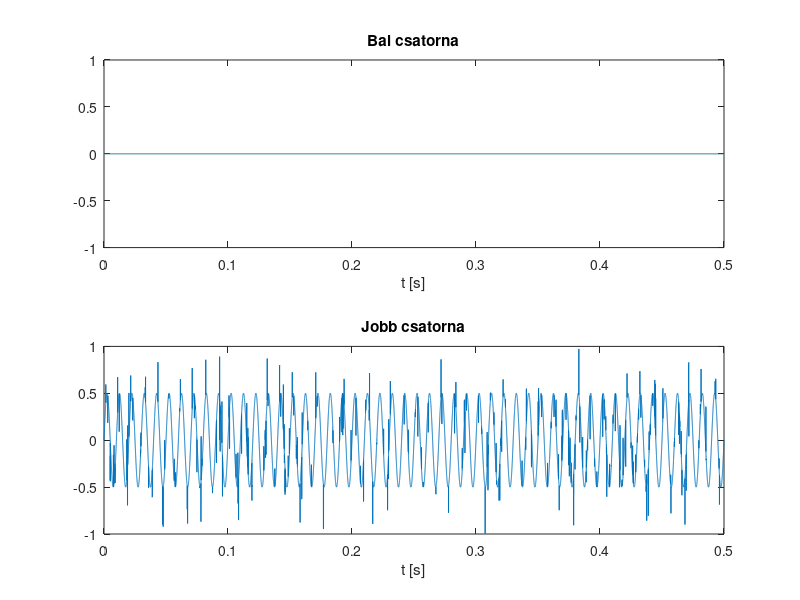

MATLAB code for this plot:
clear all;
clc;

compose_signal = @(left, right) int16([left(:) right(:)]*32768);


filename = 'input.dat';
fs = 48000;
select = 4;

switch select
    case 1  % 440 Hz-es szinusz- es koszinuszjel
        t = 0:1/fs:1;
        signal = compose_signal(sin(2*pi*440*t), cos(2*pi*440*t));

    case 2  % 100 Hz-es haromszogjel a bal csatornan
        t = 0:1/fs:1;
        signal = compose_signal(sawtooth(2 * pi * 100 * t, 0.5), 0 * t);

    case 3  % sweep (chirp) jel a jobb csatornan, pl. szuro meresehez
        t = 0:1/fs:1;
        signal = compose_signal(0 * t, chirp(t, 5000, 1, 15000, 'linear'));

    case 4  % tuskekkel teli szinuszjel a jobb csatornan, pl. medianszuro tesztelesehez
        t = 0:1/fs:0.5;
        x = 0.5 * sin(2 * pi * 100 * t);
        pos = randi(length(x), 1, round(length(x) * 0.01));
        width = randi(6, size(pos));
        height = rand(size(pos)) - 0.5;
        for ii=1:length(pos)
            x(pos(ii):pos(ii)+width(ii)-1) = x(pos(ii):pos(ii)+width(ii)-1) + height(ii);
        end
        signal = compose_signal(0 * t, x);

    case 5  % audio fajlbol, pl. zenei effekthez
        [signal, fs_file] = audioread('input.wav', 'double');
        if fs_file ~= fs
            fprintf('Figyelem, eltero mintaveteli fekvencia (%d Hz)!\n', fs_file);
        end
        signal = compose_signal(signal(:, 1), signal(:, 2));
end


fid = fopen(filename, 'wt');
fprintf(fid, '%d %d\n', signal');
fclose(fid);
t = (0:size(signal, 1)-1) / fs;
subplot(211)
plot(t, double(signal(:, 1)) / 32768.0)
xlabel('t [s]')
title('Bal csatorna')
subplot(212)
plot(t, double(signal(:, 2)) / 32768.0)
xlabel('t [s]')
title('Jobb csatorna')
